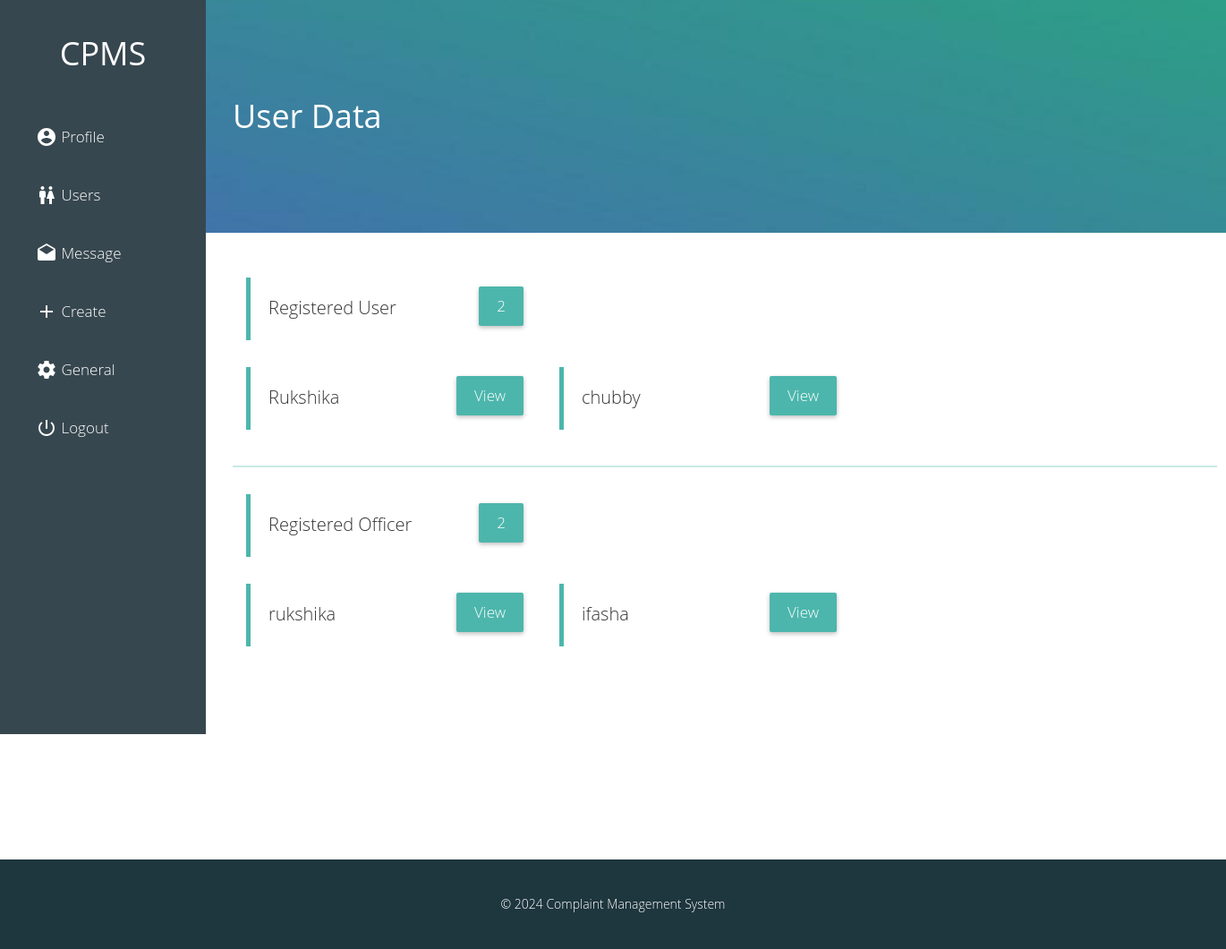
Page /admin/users.php (signed in) on the committed database.
### tables this page shows
CREATE TABLE IF NOT EXISTS `user` (
`id` int(11) NOT NULL,
  `name` varchar(20) NOT NULL,
  `username` varchar(20) NOT NULL,
  `email` varchar(30) NOT NULL,
  `password` varchar(20) NOT NULL,
  `date` date NOT NULL
);

CREATE TABLE IF NOT EXISTS `officer` (
`id` int(11) NOT NULL,
  `name` varchar(20) NOT NULL,
  `user_name` varchar(20) NOT NULL,
  `email` varchar(170) NOT NULL,
  `post` varchar(50) NOT NULL,
  `password` varchar(20) NOT NULL,
  `time` timestamp NOT NULL DEFAULT CURRENT_TIMESTAMP ON UPDATE CURRENT_TIMESTAMP
);

### core/config.php (called while the page is built, shortened)
<?php
$web_name = "Complaint Management System";
?>

### admin/users.php (the view, shortened to what this page needs)
<?php
  require '../core/config.php';
?>
<!DOCTYPE html>
<html>
  <head>
    <link rel="stylesheet" href="../files/css/bootstrap.css">
    <link rel="stylesheet" href="../files/css/custom.css">
  </head>
  <body>
  <?php require 'nav.php'; ?>
  <div class="animated fadeIn">
  <div class="cover main">
    <h1>User Data</h1>
  </div>
    <div class="div">
        <div class="col-lg-12 ">
          <?php
            $result = mysql_query("SELECT * FROM `user`");
            $num_rows = mysql_num_rows($result);
          ?>
              <div class='admin-data'>
                Registered User
                <span class='button view' href=''><?php echo "$num_rows";?></a>
              </div><br><br><br><br><br>
          <?php
            $db=mysql_query("SELECT * FROM `user` ");
            while($data=mysql_fetch_array($db)) {
            echo"<div class='admin-data'>";
            echo $data['name'];
            echo "<a class='button view' href='user_data.php?id=$data[id]'>View</a>";
            echo "</div>";
           }
          ?>
        </div>
        <div class="baro"></div>
          <div class="col-lg-12 ">
            <?php $result = mysql_query("SELECT * FROM `officer`");
              $num_rows = mysql_num_rows($result);
            ?>
                <div class='admin-data'>
                  Registered Officer
                  <span class='button view' href=''><?php echo "$num_rows";?></a>
                </div><br><br><br><br><br>
            <?php
              $db=mysql_query("SELECT * FROM `officer` ");
              while($data=mysql_fetch_array($db)) {
              echo"<div class='admin-data'>";
              echo $data['name'];
              echo "<a class='button view' href='user-Officer.php?id=$data[id]'>View</a>";
              echo "</div>";
             }
            ?>
          </div>
        </div>
    </div>
      <footer>
      <br><br>&copy <?php echo date("Y"); ?> <?php echo $web_name; ?>
      </footer>
  </body>
</html>

### files/css/custom.css (style rules this page uses)
body { font-family:"Gotham A", Gotham, "Gotham SSm A", "Gotham SSm B", "Gotham SSm", "Proxima Nova", "Open Sans", "Helvetica Neue", Helvetica, Arial, sans-serif; font-weight: lighter; }
a,a:hover,a:focus,a:visited { color:#4db6ac; text-decoration: none!important; outline: 0px!important; }
a:-webkit-any-link { text-decoration: none;!important }
.cover { width:100%; height: 260px; background: #4db6ac url('../img/admin.jpg'); background-position: center center; background-size: cover; position: relative; float: left; z-index: 999; color: #fff; }
.main { padding-top: 90px; padding-left: 260px; padding-right: 30px; color:#fff; }
.div { width:1100px; min-height: 700px;; padding-top: 20px; background: #fff; position: relative; float: left; left: 230px; }
.button { position: relative; top: 20px; padding: 15px 40px; color: #fff!important; border-radius: 2px; box-shadow: 0 2px 5px rgba(0,0,0,.26); font-size: 17px; }
.admin-data { width:320px; height:70px; border-left:5px solid #4db6ac; background: #fff; -webkit-transition: 0.3s; transition: 0.3s; position: relative; float: left; left: 30px; margin-right: 30px; margin-top: 30px; padding: 20px 10px 14px 20px; font-size: 20px; }
.view { background:#4db6ac; float: right; padding: 10px 20px; margin-top: -30px; }
.baro { width: 100%; height: 2px; background: #4db6ac; position: relative; float: left; top: 20px; left: 30px; margin-bottom: 20px; margin-top: 20px; opacity: 0.3; }
footer { width: 100%; height: 100px; background: #1e363e; position: relative; float: left; text-align: center; color: #fff; }
.animated { animation-duration: 1s; animation-fill-mode: both; }
.fadeIn { animation-name: fadeIn; }

### rows in the picture
user: name "Rukshika"
user: name "chubby"
officer: name "rukshika"
officer: name "ifasha"

### other values in the picture
$num_rows "2"
$web_name "Complaint Management System"
